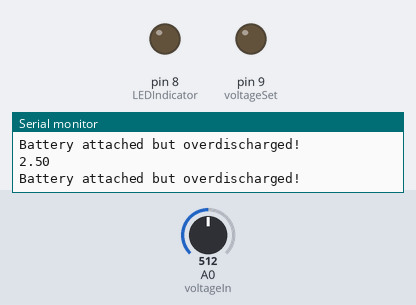
Simulated run of this sketch. Board: Arduino Uno, built with avr-gcc and run on an emulated ATmega328P. Parts: output pins drawn as LEDs (lit = HIGH), the last lines printed to the serial monitor. Dashed ring = blinking. Inputs (shaded band) come from the test bench; at power-on: A0 (voltageIn) = 512.

Above: at 5.8 s.
5.9 s: A0 (voltageIn) set to 598
At 10.13 s:
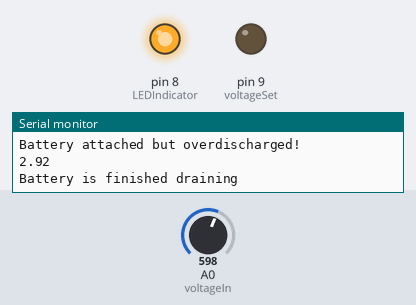
11.9 s: A0 (voltageIn) set to 628
At 12.8 s:
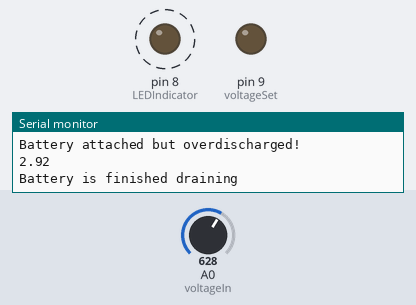
Timing chart, 0 to 23.9 s (numbered marks = the images above; inputs shaded):
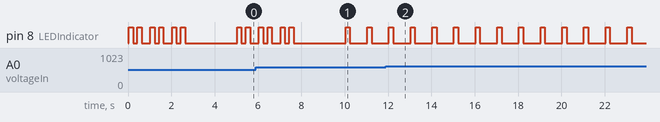

Measured:
- the behaviour switches between 613 and 614 on A0 (voltageIn) (found by bisection; images 1 and 2)
- by itself, pin 8 (LEDIndicator): alternates HIGH for 0.20 s and LOW for 0.80 s

The sketch:

BJT_constant_current.ino
```cpp
//This sketch controls a Op-amp to deliver a constant current circuit

/*User defined variables
   currentSet is in Amps, and has a maximum of 2 amps
   resistance is the load resistance. Calibrate according to your testing.
*/
const float noBatt = 0.8;
const float lowBatt = 2.6;
const float highBatt = 4.3;
const float battCutoff = 3.0;
const float currentSet = 1.0;
const float resistance = 1.05;      //Resistance of 1.0+10% ohm resistor, measured with my multimeter

//Program variables - DO NOT TOUCH
unsigned long milli_time = 0.0;
float batteryVoltage = 0.0;
float desiredVoltage = 0.0;
const int LEDIndicator = 8;
const int voltageSet = 9;
const int voltageIn = A0;

void setup() {
  Serial.begin(9600);
  pinMode(LEDIndicator, OUTPUT);
  pinMode(voltageSet, OUTPUT);
  digitalWrite(voltageSet, LOW);
  desiredVoltage = int(currentSet * resistance / 5.0 * 256.0);
  Serial.println("CLEARDATA");         //This string is defined as a commmand
  //for the Excel VBA to clear all the rows and columns

  Serial.println("LABEL,Computer Time,Time (Milli Sec.),Volt"); //LABEL command creates label
  //for columns in the first row
  //with bold font
}

void flashIndicator(float indication) {
  if (indication == noBatt) {
    //'flash LED once every 5 seconds'
    digitalWrite(LEDIndicator, HIGH);
    delay(200);
    digitalWrite(LEDIndicator, LOW);
    delay(4800);
  }
  else if (indication == lowBatt) {
    //'flash LED 2 time a second for 3 seconds, then delay for 2 seconds'
    for (int seconds = 0; seconds < 3; seconds++) {
      for (int timesPerSecond = 0; timesPerSecond < 2; timesPerSecond++) {
        digitalWrite(LEDIndicator, HIGH);
        delay(200);
        digitalWrite(LEDIndicator, LOW);
        delay(200);
      }
      delay(200);
    }
    delay(2000);
  }
  else if (indication == highBatt) {
    //'flash LED 3 times a second for 3 seconds, then delay for 2 seconds'
    for (int seconds = 0; seconds < 3; seconds++) {
      for (int timesPerSecond = 0; timesPerSecond < 3; timesPerSecond++) {
        digitalWrite(LEDIndicator, HIGH);
        delay(100);
        digitalWrite(LEDIndicator, LOW);
        delay(100);
      }
      delay(400);
    }
    delay(2000);
  }

  else if (indication == battCutoff) {
    //'flash LED 1 times a second'
    digitalWrite(LEDIndicator, HIGH);
    delay(200);
    digitalWrite(LEDIndicator, LOW);
    delay(800);
  }
}
void loop() {
  batteryVoltage = analogRead(voltageIn);
  //TO DO!: Take 20 readings and average them

  batteryVoltage = batteryVoltage*5.0/1023.0;
  Serial.println(batteryVoltage);  //For debugging only!

  if (batteryVoltage < noBatt) {
    digitalWrite(voltageSet, LOW);
    Serial.println("no battery detected");
    flashIndicator(noBatt);
  }
  else if (batteryVoltage < lowBatt) {
    digitalWrite(voltageSet, LOW);
    Serial.println("Battery attached but overdischarged!");
    flashIndicator(lowBatt);
  }
  else if (batteryVoltage > highBatt) {
    digitalWrite(voltageSet, LOW);
    Serial.println("Battery attached but overcharged!");
    flashIndicator(highBatt);
  }
  else if (batteryVoltage <= battCutoff) {
    Serial.println("Battery is finished draining");
    digitalWrite(voltageSet, LOW);
    while (1) {
      flashIndicator(battCutoff);
    }
  }

  else {                                        //Battery testing starts here
    digitalWrite(LEDIndicator, HIGH);
    Serial.println(desiredVoltage);
    analogWrite(voltageSet, desiredVoltage);    //Sets the Voltage on the + terminal
                                                //of the Op-amp
    milli_time = millis();
    Serial.print("DATA,TIME,");
    Serial.print(milli_time);
    Serial.print(",");
    Serial.println(batteryVoltage);

    delay(5000); //delay of 5s
  }
}
```
